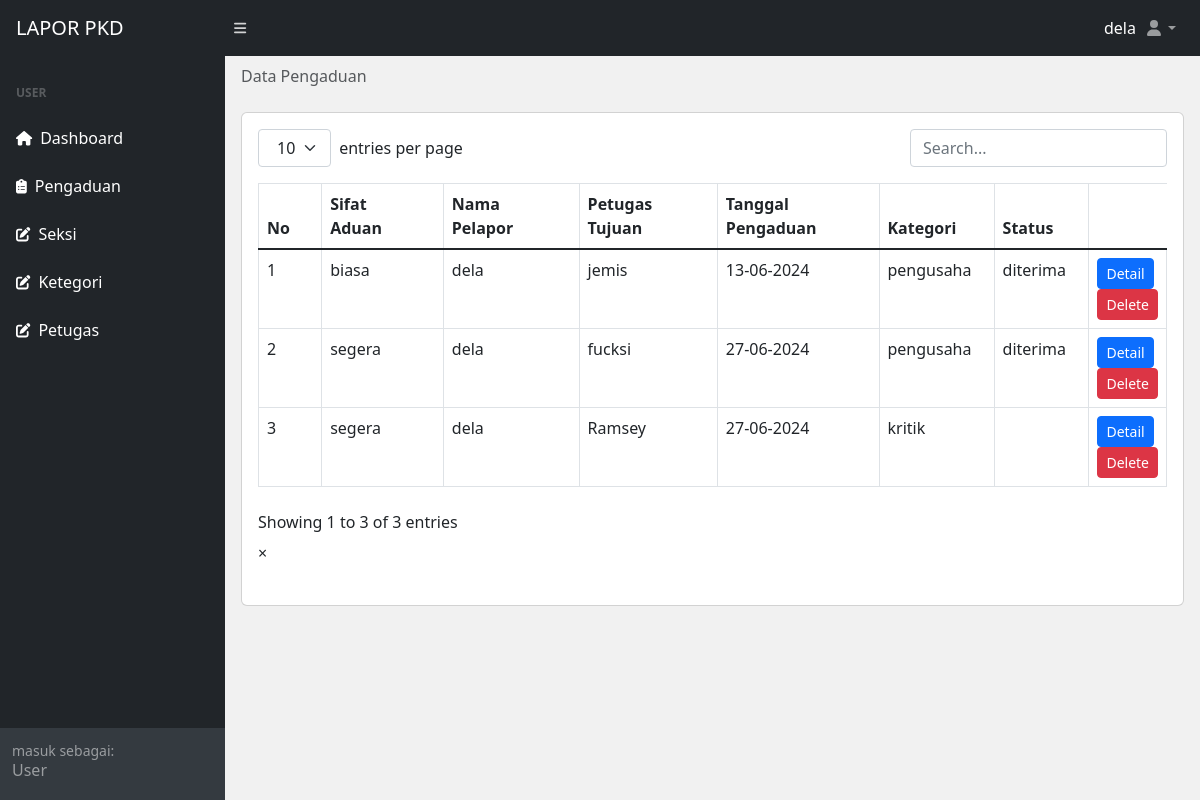
/admin/aduan.php (signed in), run on the app's committed database.
### tables this page shows
CREATE TABLE `aduan` (
  `id_aduan` int(11) NOT NULL,
  `petugas` varchar(55) NOT NULL,
  `nama_pelapor` varchar(55) NOT NULL,
  `isi_aduan` varchar(1000) NOT NULL,
  `sifat_aduan` varchar(25) NOT NULL,
  `tanggal_pengaduan` varchar(55) NOT NULL,
  `gambar` varchar(55) NOT NULL,
  `balasan` varchar(1000) NOT NULL,
  `kategori_aduan` varchar(55) NOT NULL,
  `status` varchar(55) NOT NULL
);

### admin/aduan.php (the view, shortened to what this page needs)
<?php
include("../database/db.php");
?>
<!DOCTYPE html>
<html lang="en">
<head>
  <?php include('./include/meta.php') ?>
</head>
<body class="sb-nav-fixed">
  <?php include('./include/nav.php') ?>
  <div id="layoutSidenav">
    <?php include('./include/sidenav.php') ?>
    <div id="layoutSidenav_content">
      <main>
        <div class="container-fluid px-3">
          <ol class="breadcrumb mb-4 mt-2">
            <li class="breadcrumb-item active">Data Pengaduan</li>
          </ol>
          <div class="card">
            <div class="card-body">
              <table id="datatablesSimple">
                <thead>
                  <tr style="font-size: 16px;">
                    <th>No</th>
                    <th>Sifat Aduan</th>
                    <th>Nama Pelapor</th>
                    <th>Petugas Tujuan</th>
                    <th>Tanggal Pengaduan</th>
                    <th>Kategori</th>
                    <th>Status</th>
                  </tr>
                </thead>
                <tbody>
                  <?php
                  $no = 1;
                  $get_paket = mysqli_query($conn, "SELECT * FROM aduan");
                  while ($p = mysqli_fetch_array($get_paket)) {
                  ?>
                    <tr style="font-size: 16px;" id="klik-tabel">
                      <td><?php echo $no++; ?></td>
                      <td><?php echo $p['sifat_aduan']; ?></td>
                      <td><?php echo $p['nama_pelapor']; ?></td>
                      <td><?php echo $p['petugas']; ?></td>
                      <td><?php echo $p['tanggal_pengaduan']; ?></td>
                      <td><?php echo $p['kategori_aduan']; ?></td>
                      <td><?php echo $p['status']; ?></td>
                      <td>
                        <a class="btn btn-sm btn-primary" href="detail.php?id_aduan=<?php echo $p['id_aduan'] ?>">Detail</a>
                        <a class="btn btn-sm btn-danger" onclick="return confirm('apakah anda yakin ingin menghapus data?')" href="delete.php?id_aduan=<?php echo $p['id_aduan'] ?>">Delete</a>
                      </td>
                    </tr>
                  <?php } ?>
                </tbody>
              </table>
              <div id="overlay" class="overlay" onClick="closeOverlay()">
                <span class="closebtn">&times;</span>
                <div class="overlay-content">
                </div>
              </div>
            </div>
          </div>
      </main>
    </div>
  </div>
</body>
</html>

### admin/aduan.php (style rules this page uses)
body { background-color: #f1f1f1; }

### data on the page
aduan: sifat_aduan "biasa", nama_pelapor "dela", petugas "jemis", tanggal_pengaduan "13-06-2024", kategori_aduan "pengusaha", status "diterima"
aduan: sifat_aduan "segera", nama_pelapor "dela", petugas "fucksi", tanggal_pengaduan "27-06-2024", kategori_aduan "pengusaha", status "diterima"
aduan: sifat_aduan "segera", nama_pelapor "dela", petugas "Ramsey", tanggal_pengaduan "27-06-2024", kategori_aduan "kritik"

### other printed values
$_SESSION['admin']['nama'] "dela"
